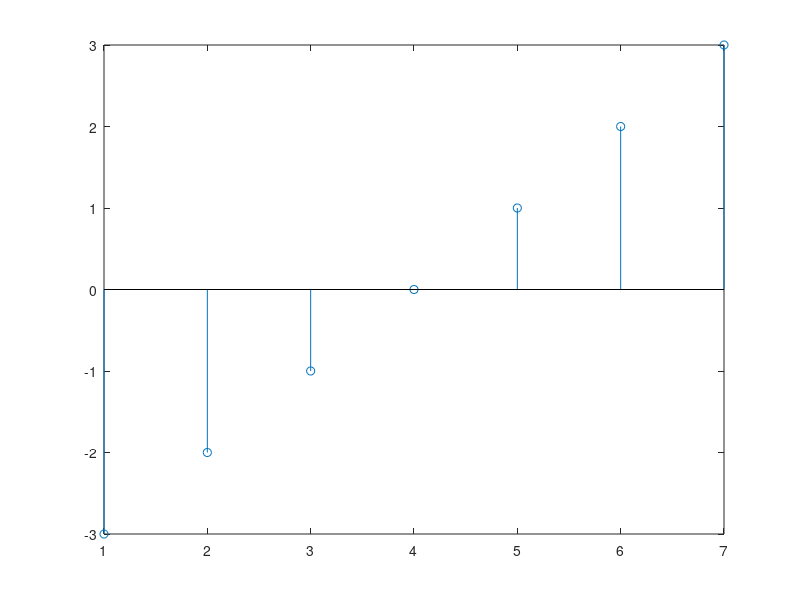

MATLAB code for this plot: (Note: this script raises an error after producing the figure.)
clc;
clear all;
close all; 
fs=input('enter the sampling frequency');
ts=1/fs;
t=0:ts:1;
x=sin(2*pi*5*t);
nx=-3:1:3;
nh=-2:1:2;
stem(nx)
 xlim([min(nx),min(nh),max(max(nx),max(nh))]);